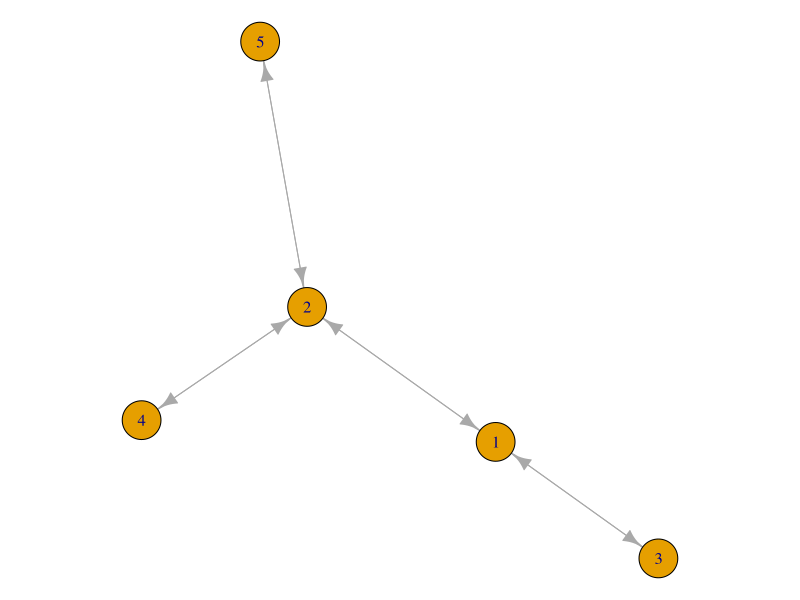
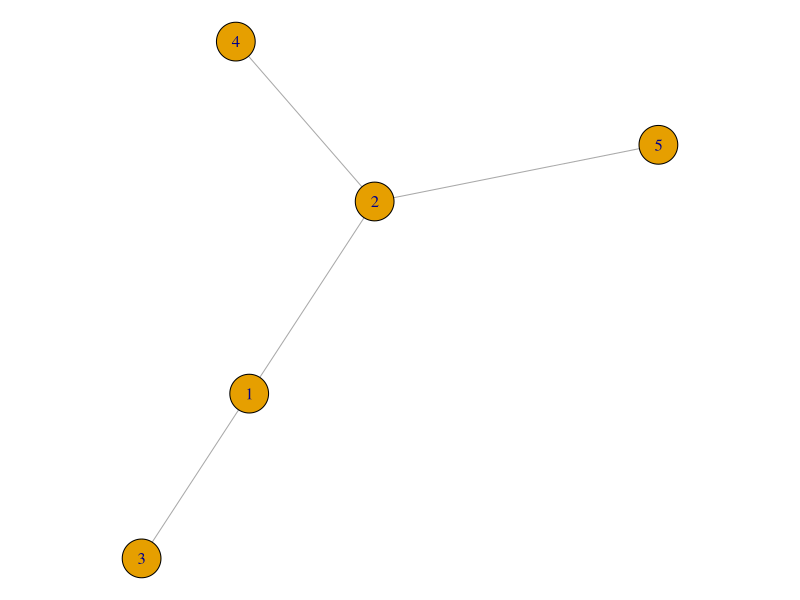
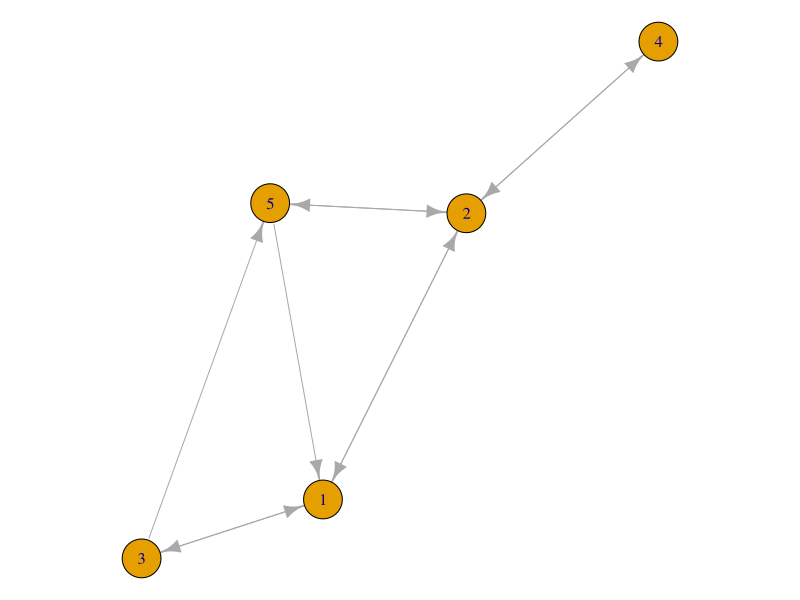
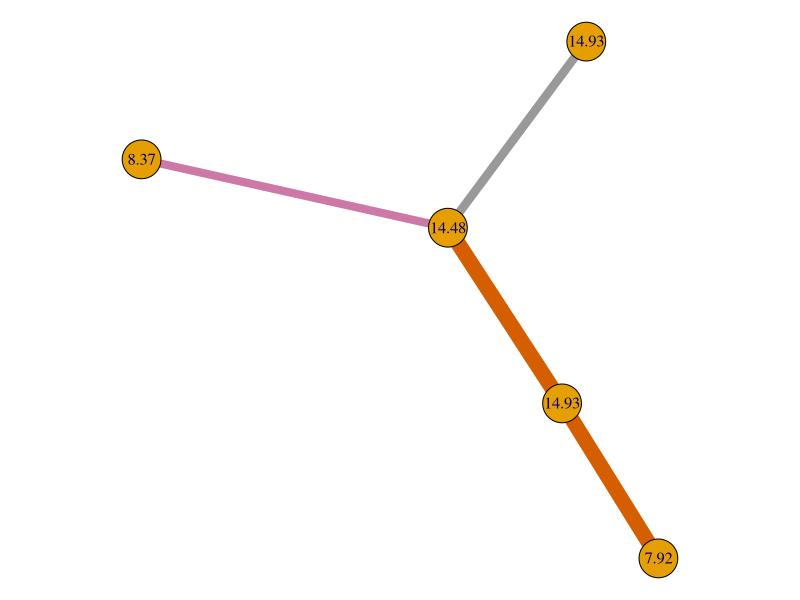
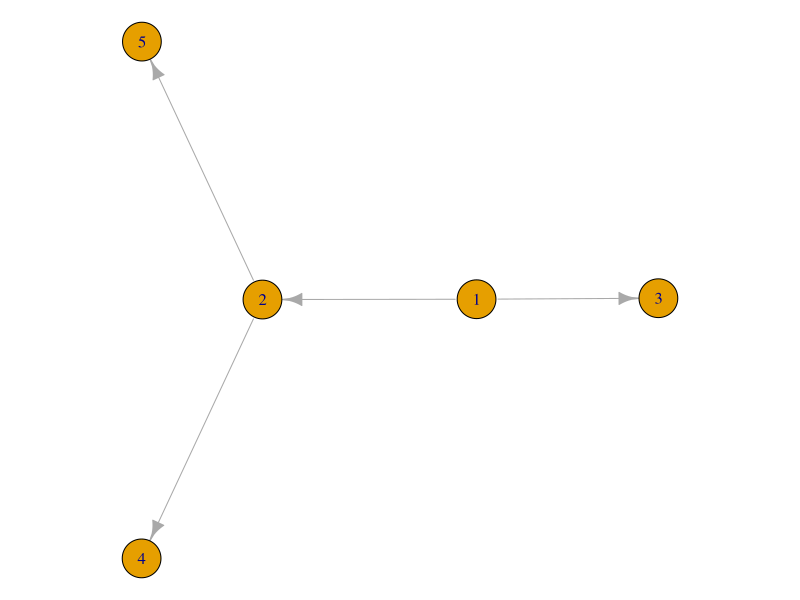
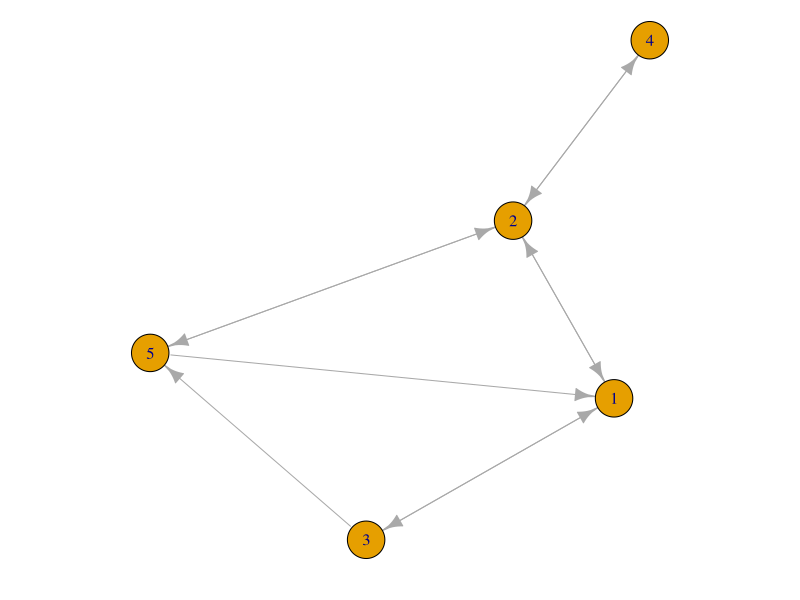
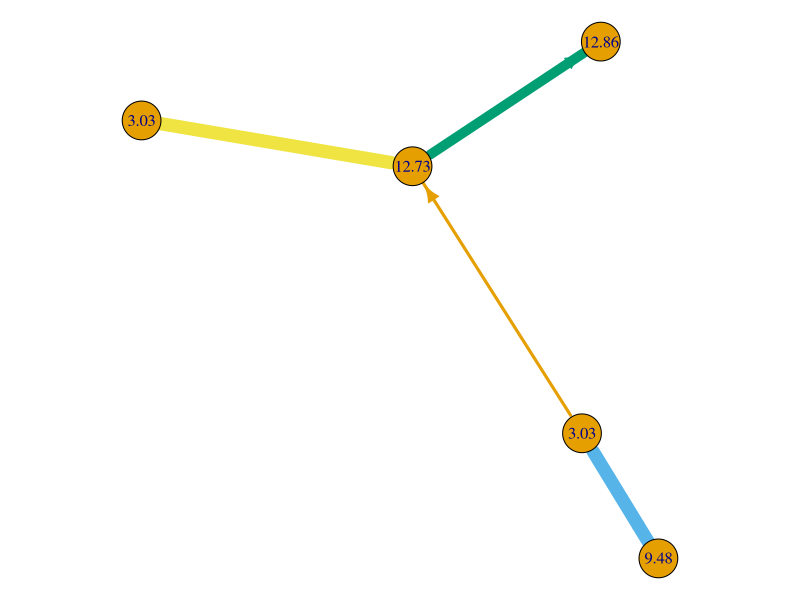
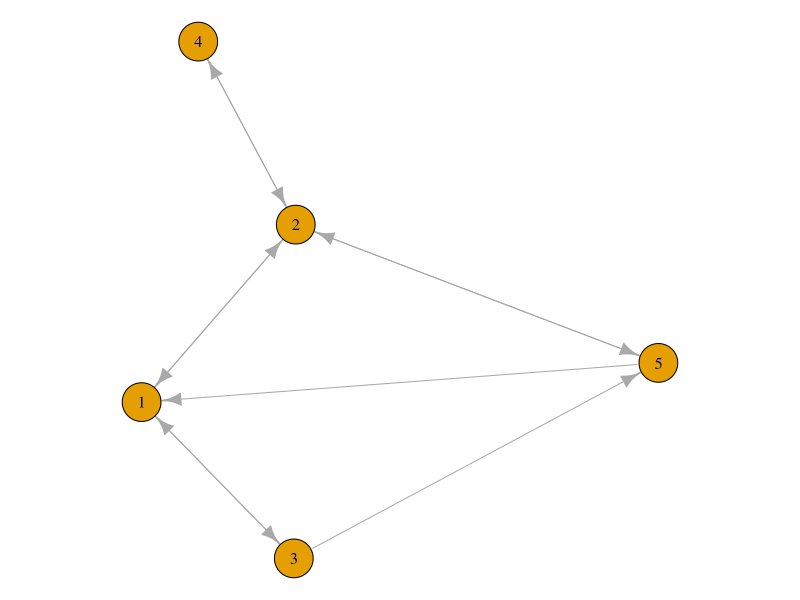

Generate these figures, in order, with R:
A_u <- matrix(c(0,1,1,0,0, # An example input matrix
                1,0,0,1,1,
                1,0,0,0,0,
                0,1,0,0,0,
                0,1,0,0,0),5,5, byrow=F)
isSymmetric(A_u)
A_u
g <- igraph::graph.adjacency(A_u, mode = 'directed')
par(mar=c(0,0,0,0))
plot(g)
g <- igraph::graph.adjacency(A_u, mode = 'undirected')
par(mar=c(0,0,0,0))
plot(g)



A_d <- matrix(c(0,1,1,0,1, # An example input matrix
                1,0,0,1,1,
                1,0,0,0,0,
                0,1,0,0,0,
                0,1,1,0,0),5,5, byrow=F)
isSymmetric(A_d)
g1 <- igraph::graph.adjacency(A_d, mode = 'directed')
par(mar=c(0,0,0,0))
plot(g1)

A_w <- matrix(c(0,1,1,0,0, # An example input matrix
                1,0,0,1,1,
                1,0,0,0,0,
                0,1,0,0,0,
                0,1,0,0,0),5,5, byrow=F)
random_weights <- round(rnorm(10, 10, 4),2) # take weights from a normal distribution.
A_w[lower.tri(A_w)] <- A_w[lower.tri(A_w)]*random_weights # Fill the lower traiangle
A_w <- A_w+t(A_w) # This makes the matrix symmetric
isSymmetric(A_w)
A_w
library(igraph)
g <- igraph::graph.adjacency(A_w, mode = 'undirected', weighted = T)
E(g)$weight
par(mar=c(0,0,0,0))
plot(g, edge.color=E(g)$weight, edge.width = E(g)$weight,  weighted = T, vertex.label = E(g)$weight)


L_u <- data.frame(i=c(1,1,2,2),
                j=c(2,3,4,5))
g <- igraph::graph.data.frame(L_u, directed = T)
par(mar=c(0,0,0,0))
plot(g)


L_u <- data.frame(from = c(1, 1, 2, 2, 2, 3, 3, 4, 5, 5),
                  to =c(2, 3, 1, 4, 5, 1, 5, 2, 1, 2))
g <- igraph::graph.data.frame(L_u, directed = T)
par(mar=c(1,0,0,0))
plot(g)


L_w <- data.frame(i=c(1,1,2,2),
                  j=c(2,3,4,5),
                  weight=round(rnorm(4, 10, 4),2) # take weights from a normal distribution.
)
g <- igraph::graph.data.frame(L_w, directed = T)
E(g)$weight

par(mar=c(0,0,0,0))
plot(g, edge.width=E(g)$weight, weighted = T, vertex.label = E(g)$weight, edge.color = E(g))

L_wd <- data.frame(from=c(1, 1, 2, 2, 2, 3, 3, 4, 5, 5),
                   to=c(2, 3, 1, 4, 5, 1, 5, 2, 1, 2),
                   weight=round(rnorm(10, 1, 0.2),2))
g <- igraph::graph.data.frame(L_wd, directed = T)
g
plot(g)
E(g)$weight
par(mar=c(0,0,0,0))
plot(g, edge.width=log(E(g)$weight)*10, # possible to rescale edge weights when plotting 
     edge.arrow.size=1.2,
     edge.curved=0.5,
     edge.color='black')
